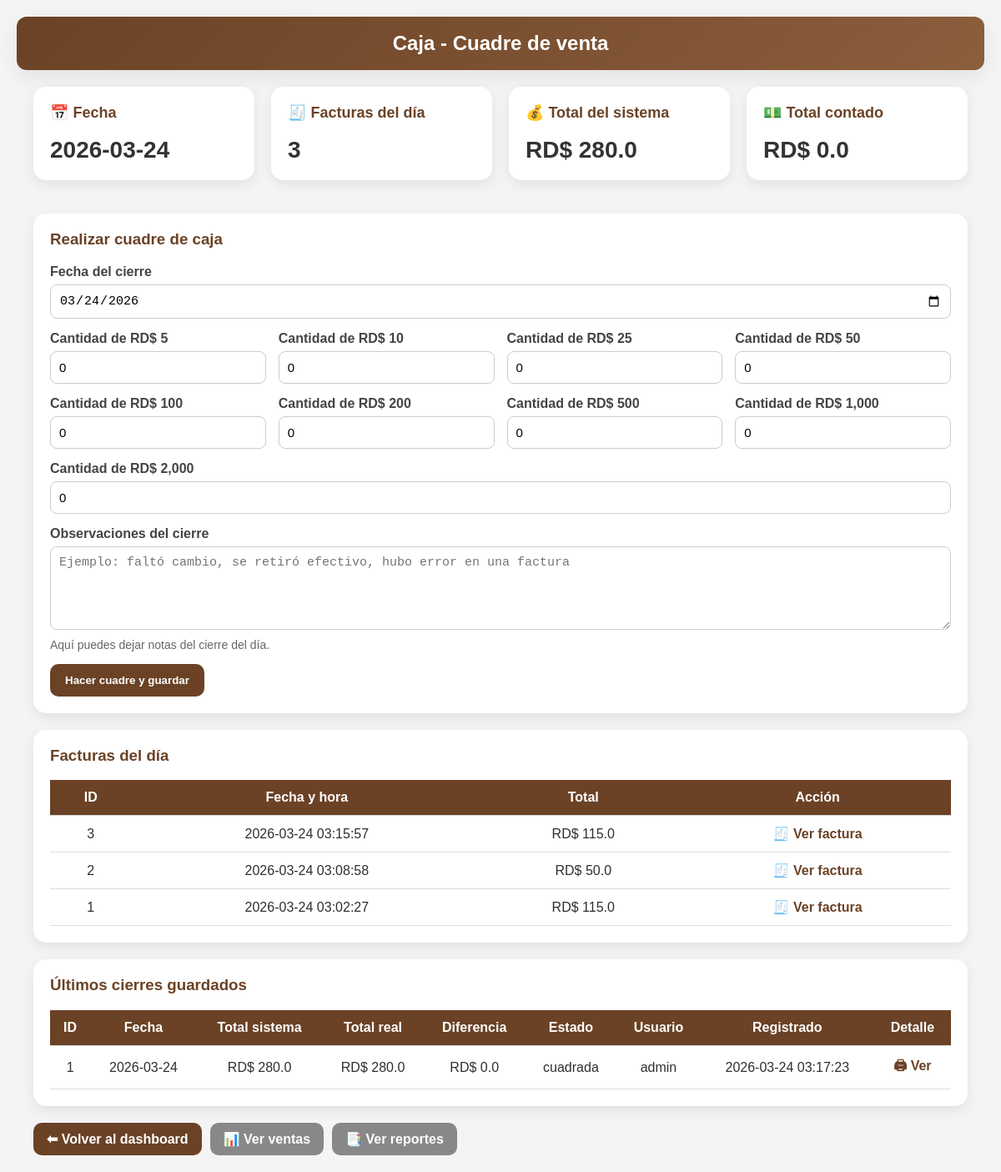
The app's page /caja (signed in), older data.
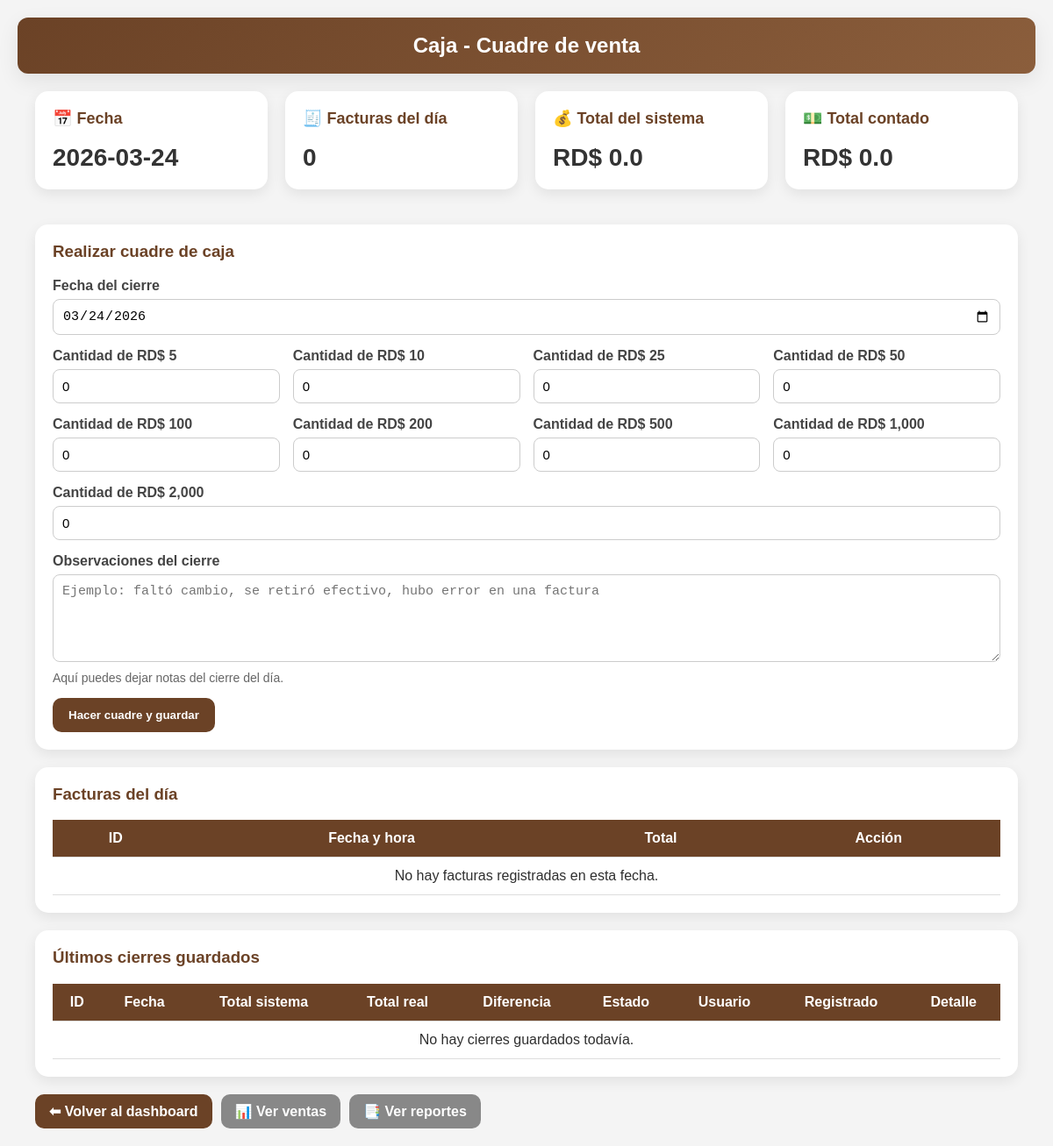
The same page, newer data.
### tables this page shows
CREATE TABLE facturas(
            id INTEGER PRIMARY KEY AUTOINCREMENT,
            fecha DATETIME DEFAULT CURRENT_TIMESTAMP,
            total REAL,
            pago_con REAL DEFAULT 0,
            devuelta REAL DEFAULT 0
        );

CREATE TABLE cierres_caja(
            id INTEGER PRIMARY KEY AUTOINCREMENT,
            fecha_cierre DATE,
            total_sistema REAL,
            total_real REAL,
            diferencia REAL,
            estado TEXT,
            cant_5 INTEGER DEFAULT 0,
            cant_10 INTEGER DEFAULT 0,
            cant_25 INTEGER DEFAULT 0,
            cant_50 INTEGER DEFAULT 0,
            cant_100 INTEGER DEFAULT 0,
            cant_200 INTEGER DEFAULT 0,
            cant_500 INTEGER DEFAULT 0,
            cant_1000 INTEGER DEFAULT 0,
            cant_2000 INTEGER DEFAULT 0,
            observaciones TEXT DEFAULT '',
            usuario TEXT DEFAULT '',
            creado_en DATETIME DEFAULT CURRENT_TIMESTAMP
        );

### app.py (the view, shortened to what this page needs)
@app.route("/caja", methods=["GET", "POST"])
def caja():
    if "usuario" not in session:
        return redirect("/")
    conn = None
    try:
        fecha = request.form.get("fecha") if request.method == "POST" else request.args.get("fecha")
        conn = conectar_seguro()
        c = conn.cursor()
        if not fecha:
            c.execute("SELECT DATE('now')")
            fecha = c.fetchone()[0]
        c.execute("""
            SELECT id, fecha, total
            FROM facturas
            WHERE DATE(fecha) = ?
            ORDER BY fecha DESC
        """, (fecha,))
        facturas = c.fetchall()
        c.execute("""
            SELECT COUNT(*), COALESCE(SUM(total), 0)
            FROM facturas
            WHERE DATE(fecha) = ?
        """, (fecha,))
        resumen = c.fetchone()
        cantidad_facturas = resumen[0]
        total_sistema = float(resumen[1] or 0)
        cant_5 = 0
        cant_10 = 0
        cant_25 = 0
        cant_50 = 0
        cant_100 = 0
        cant_200 = 0
        cant_500 = 0
        cant_1000 = 0
        cant_2000 = 0
        observaciones = ""
        total_real = 0.0
        diferencia = None
        estado = None
        cierre_guardado = False
        ultimo_cierre_id = None
        c.execute("""
            SELECT id, fecha_cierre, total_sistema, total_real, diferencia, estado, usuario, creado_en
            FROM cierres_caja
            ORDER BY creado_en DESC
            LIMIT 10
        """)
        cierres = c.fetchall()
        return render_template(
            "caja.html",
            fecha=fecha,
            facturas=facturas,
            cantidad_facturas=cantidad_facturas,
            total_sistema=total_sistema,
            cant_5=cant_5,
            cant_10=cant_10,
            cant_25=cant_25,
            cant_50=cant_50,
            cant_100=cant_100,
            cant_200=cant_200,
            cant_500=cant_500,
            cant_1000=cant_1000,
            cant_2000=cant_2000,
            observaciones=observaciones,
            total_real=total_real,
            diferencia=diferencia,
            estado=estado,
            cierre_guardado=cierre_guardado,
            ultimo_cierre_id=ultimo_cierre_id,
            cierres=cierres
        )
    finally:
        if conn:
            conn.close()

### app.py (called while the page is built)
def conectar_seguro():
    conn = conectar()
    try:
        conn.execute("PRAGMA foreign_keys = ON")
    except Exception:
        pass
    return conn

@app.before_request
def proteger_rutas():
    if request.path.startswith("/static/"):
        return None
    rutas_libres = ["/"]
    if request.path not in rutas_libres and "usuario" not in session:
        return redirect("/")

### database.py (called while the page is built)
def conectar():
    database_url = os.getenv("DATABASE_URL")
    if database_url and psycopg2:
        conn = psycopg2.connect(database_url)
        conn.autocommit = False
        return ConnectionCompat(conn)
    conn = sqlite3.connect("cafeteria.db", timeout=30)
    return conn

### templates/caja.html (shortened to what this page needs)
<!DOCTYPE html>
<html lang="es">
<head>
 <link rel="stylesheet" href="/static/css/style.css">
</head>
<body>
<header> Caja - Cuadre de venta</header>
<div class="container">
    <div class="grid">
        <div class="card">
            <h3>📅 Fecha</h3>
            <div class="valor">{{ fecha }}</div>
        </div>
        <div class="card">
            <h3>🧾 Facturas del día</h3>
            <div class="valor">{{ cantidad_facturas }}</div>
        </div>
        <div class="card">
            <h3>💰 Total del sistema</h3>
            <div class="valor">RD$ {{ total_sistema }}</div>
        </div>
        <div class="card">
            <h3>💵 Total contado</h3>
            <div class="valor">RD$ {{ total_real }}</div>
        </div>
    </div>
    <form method="POST" class="form-box">
        <h3 style="margin-top: 0; color: #6b4226;">Realizar cuadre de caja</h3>
        <div class="fila">
            <div>
                <label for="fecha">Fecha del cierre</label>
                <input type="date" id="fecha" name="fecha" value="{{ fecha }}" required>
            </div>
        </div>
        <div class="fila">
            <div>
                <label for="cant_5">Cantidad de RD$ 5</label>
                <input type="number" id="cant_5" name="cant_5" min="0" value="{{ cant_5 }}">
            </div>
            <div>
                <label for="cant_10">Cantidad de RD$ 10</label>
                <input type="number" id="cant_10" name="cant_10" min="0" value="{{ cant_10 }}">
            </div>
            <div>
                <label for="cant_25">Cantidad de RD$ 25</label>
                <input type="number" id="cant_25" name="cant_25" min="0" value="{{ cant_25 }}">
            </div>
            <div>
                <label for="cant_50">Cantidad de RD$ 50</label>
                <input type="number" id="cant_50" name="cant_50" min="0" value="{{ cant_50 }}">
            </div>
        </div>
        <div class="fila">
            <div>
                <label for="cant_100">Cantidad de RD$ 100</label>
                <input type="number" id="cant_100" name="cant_100" min="0" value="{{ cant_100 }}">
            </div>
            <div>
                <label for="cant_200">Cantidad de RD$ 200</label>
                <input type="number" id="cant_200" name="cant_200" min="0" value="{{ cant_200 }}">
            </div>
            <div>
                <label for="cant_500">Cantidad de RD$ 500</label>
                <input type="number" id="cant_500" name="cant_500" min="0" value="{{ cant_500 }}">
            </div>
            <div>
                <label for="cant_1000">Cantidad de RD$ 1,000</label>
                <input type="number" id="cant_1000" name="cant_1000" min="0" value="{{ cant_1000 }}">
            </div>
        </div>
        <div class="fila">
            <div>
                <label for="cant_2000">Cantidad de RD$ 2,000</label>
                <input type="number" id="cant_2000" name="cant_2000" min="0" value="{{ cant_2000 }}">
            </div>
        </div>
        <div class="fila">
            <div>
                <label for="observaciones">Observaciones del cierre</label>
                <textarea
                    id="observaciones"
                    name="observaciones"
                    placeholder="Ejemplo: faltó cambio, se retiró efectivo, hubo error en una factura"
                >{{ observaciones }}</textarea>
                <div class="mini">Aquí puedes dejar notas del cierre del día.</div>
            </div>
        </div>
        <button type="submit">Hacer cuadre y guardar</button>
    </form>
    <div class="tabla-box">
        <h3 style="margin-top: 0; color: #6b4226;">Facturas del día</h3>
        <table>
            <tr>
                <th>ID</th>
                <th>Fecha y hora</th>
                <th>Total</th>
                <th>Acción</th>
            </tr>
            {% if facturas %}
                {% for f in facturas %}
                <tr>
                    <td>{{ f[0] }}</td>
                    <td>{{ f[1] }}</td>
                    <td>RD$ {{ f[2] }}</td>
                    <td>
                        <a class="detalle-link" href="/factura/{{ f[0] }}">🧾 Ver factura</a>
                    </td>
                </tr>
                {% endfor %}
            {% else %}
                <tr>
                    <td colspan="4">No hay facturas registradas en esta fecha.</td>
                </tr>
            {% endif %}
        </table>
    </div>
    <div class="tabla-box">
        <h3 style="margin-top: 0; color: #6b4226;">Últimos cierres guardados</h3>
        <table>
            <tr>
                <th>ID</th>
                <th>Fecha</th>
                <th>Total sistema</th>
                <th>Total real</th>
                <th>Diferencia</th>
                <th>Estado</th>
                <th>Usuario</th>
                <th>Registrado</th>
                <th>Detalle</th>
            </tr>
            {% if cierres %}
                {% for c in cierres %}
                <tr>
                    <td>{{ c[0] }}</td>
                    <td>{{ c[1] }}</td>
                    <td>RD$ {{ c[2] }}</td>
                    <td>RD$ {{ c[3] }}</td>
                    <td>RD$ {{ c[4] }}</td>
                    <td>{{ c[5] }}</td>
                    <td>{{ c[6] }}</td>
                    <td>{{ c[7] }}</td>
                    <td>
                        <a class="detalle-link" href="/cierre/{{ c[0] }}">🖨 Ver</a>
                    </td>
                </tr>
                {% endfor %}
            {% else %}
                <tr>
                    <td colspan="9">No hay cierres guardados todavía.</td>
                </tr>
            {% endif %}
        </table>
    </div>
    <div class="acciones">
        <a class="link-btn" href="/dashboard">⬅ Volver al dashboard</a>
        <a class="link-btn sec" href="/ventas">📊 Ver ventas</a>
        <a class="link-btn sec" href="/reportes">📑 Ver reportes</a>
    </div>
</div>
</body>
</html>

### static/css/style.css (style rules this page uses)
:root { --principal:#6b4226; --principal-oscuro:#55331d; --secundario:#8b5e3c; --fondo:#f6f3ef; --blanco:#ffffff; --texto:#2f2f2f; --suave:#fdf7f3; --borde:#e6ddd4; --exito:#1f7a37; --info:#1565c0; --alerta:#c62828; --sombra:0 8px 24px rgba(0,0,0,0.08); --radio:16px; }
* { box-sizing:border-box; }
body { margin:0; font-family:Arial, sans-serif; background:var(--fondo); color:var(--texto); }
header { background:linear-gradient(135deg,var(--principal),var(--secundario)); color:var(--blanco); padding:20px; text-align:center; font-size:28px; font-weight:bold; box-shadow:var(--sombra); }
.container { max-width:1200px; margin:25px auto; padding:0 20px; }
h1,h2,h3 { color:var(--principal); }
.card, .form-box, .tabla-box, .buscador, .filtro, .ticket, .factura-container { background:var(--blanco); padding:20px; border-radius:var(--radio); box-shadow:var(--sombra); margin-bottom:20px; }
.menu, .grid, .fila { display:grid; gap:20px; }
.grid { grid-template-columns:repeat(auto-fit,minmax(220px,1fr)); }
.fila { grid-template-columns:repeat(auto-fit,minmax(220px,1fr)); margin-bottom:15px; }
a { text-decoration:none; color:var(--principal); }
label { display:block; margin-bottom:6px; font-weight:bold; color:#444; }
input, select, textarea { width:100%; padding:11px 12px; border:1px solid var(--borde); border-radius:10px; font-size:15px; background:#fff; }
textarea { min-height:100px; resize:vertical; }
button, .btn, .link-btn { display:inline-block; background:var(--principal); color:var(--blanco); border:none; padding:12px 18px; border-radius:10px; cursor:pointer; font-weight:bold; }
.link-btn.sec { background:#8c8c8c; }
table { width:100%; border-collapse:collapse; background:var(--blanco); }
th, td { padding:12px; border-bottom:1px solid #eee; text-align:center; }
th { background:var(--principal); color:var(--blanco); }
.valor { font-size:28px; font-weight:bold; }
.mini { font-size:14px; color:#666; margin-top:6px; }
.acciones { margin-top:20px; display:flex; gap:10px; flex-wrap:wrap; }

### templates/caja.html (style rules this page uses)
body { font-family: Arial, sans-serif; background: #f4f4f4; margin: 0; padding: 20px; }
header { background: linear-gradient(135deg, #6b4226, #8b5e3c); color: white; padding: 18px; text-align: center; font-size: 24px; border-radius: 12px; margin-bottom: 20px; }
.container { max-width: 1200px; margin: auto; }
.grid { display: grid; grid-template-columns: repeat(auto-fit, minmax(220px, 1fr)); gap: 20px; margin-bottom: 20px; }
.card { background: white; padding: 20px; border-radius: 15px; box-shadow: 0px 5px 15px rgba(0, 0, 0, 0.08); }
.card h3 { margin-top: 0; color: #6b4226; font-size: 18px; }
.valor { font-size: 28px; font-weight: bold; color: #333; }
.form-box { background: white; padding: 20px; border-radius: 15px; box-shadow: 0px 5px 15px rgba(0, 0, 0, 0.08); margin-bottom: 20px; }
.fila { display: grid; grid-template-columns: repeat(auto-fit, minmax(220px, 1fr)); gap: 15px; margin-bottom: 15px; }
label { display: block; margin-bottom: 6px; font-weight: bold; color: #444; }
input, textarea { width: 100%; padding: 10px; border: 1px solid #ccc; border-radius: 8px; box-sizing: border-box; }
textarea { min-height: 100px; resize: vertical; }
button { background: #6b4226; color: white; border: none; padding: 12px 18px; border-radius: 10px; cursor: pointer; font-weight: bold; margin-right: 8px; }
.tabla-box { background: white; padding: 20px; border-radius: 15px; box-shadow: 0px 5px 15px rgba(0, 0, 0, 0.08); margin-top: 20px; }
table { width: 100%; border-collapse: collapse; }
th, td { padding: 12px; border-bottom: 1px solid #ddd; text-align: center; }
th { background: #6b4226; color: white; }
.acciones { margin-top: 20px; display: flex; gap: 10px; flex-wrap: wrap; }
.link-btn { text-decoration: none; background: #6b4226; color: white; padding: 10px 16px; border-radius: 10px; display: inline-block; }
.link-btn.sec { background: #888; }
.mini { font-size: 14px; color: #666; }

Row changes from the older to the newer data that the page shows:
removed facturas: id "3", fecha "2026-03-24 03:15:57", total "115.0"
removed facturas: id "2", fecha "2026-03-24 03:08:58", total "50.0"
removed facturas: id "1", fecha "2026-03-24 03:02:27", total "115.0"
removed cierres_caja: id "1", fecha_cierre "2026-03-24", total_sistema "280.0", total_real "280.0", diferencia "0.0", estado "cuadrada", usuario "admin", creado_en "2026-03-24 03:17:23"
Text that changed along with them:
{{ cantidad_facturas }}: "3" → "0"
{{ total_sistema }}: "280.0" → "0.0"
text now shown: "No hay facturas registradas en esta fecha. No hay cierres guardados todavía."
